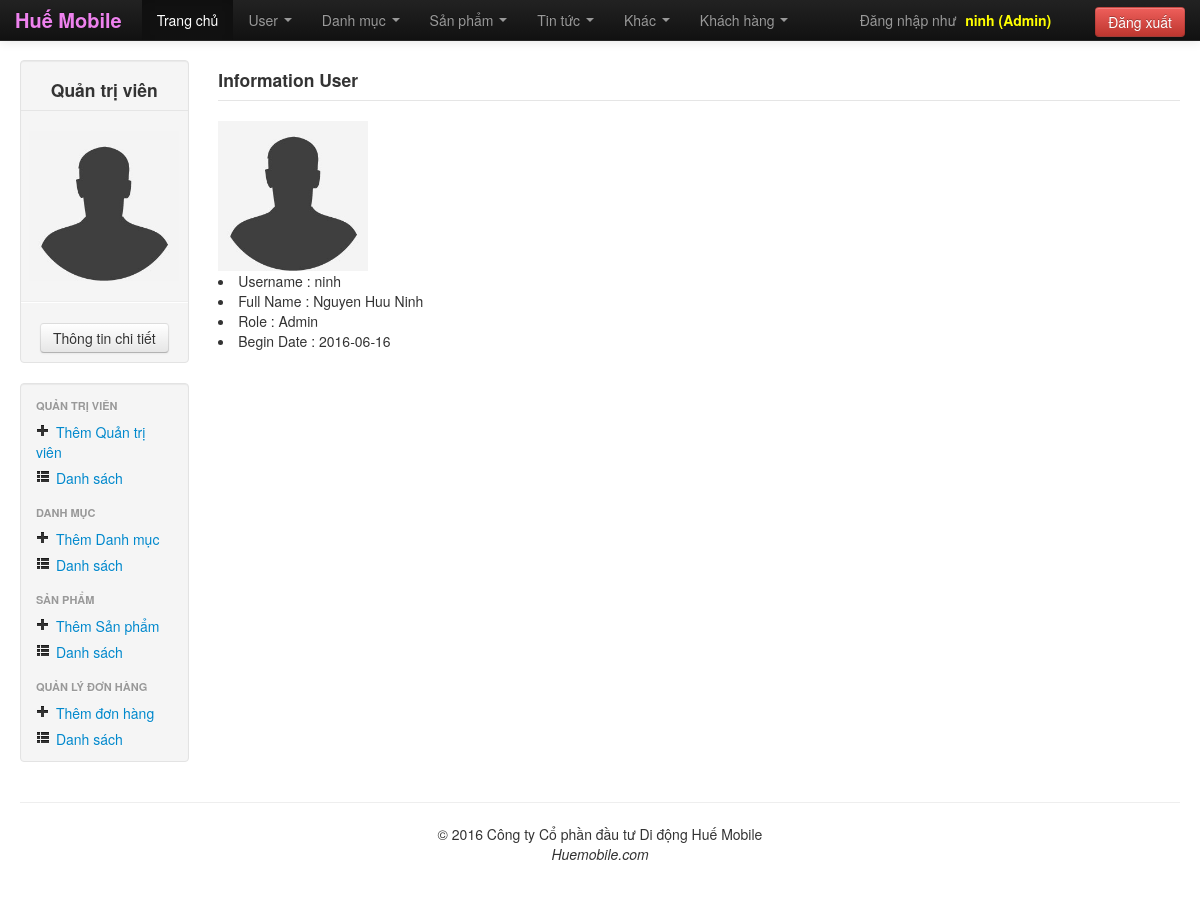
The app's page /admin/userRead.php (signed in) with its own data.
### tables this page shows
CREATE TABLE `user` (
  `id` int(11) NOT NULL,
  `username` varchar(200) NOT NULL,
  `password` varchar(200) NOT NULL,
  `fullName` varchar(200) NOT NULL,
  `genders` tinyint(1) NOT NULL,
  `role` varchar(10) NOT NULL,
  `phone` varchar(12) NOT NULL,
  `email` varchar(200) NOT NULL,
  `address` varchar(500) NOT NULL,
  `birthday` date NOT NULL,
  `atm` varchar(20) NOT NULL,
  `beginDate` date NOT NULL,
  `status` varchar(200) NOT NULL
);

CREATE TABLE `role` (
  `id` int(11) NOT NULL,
  `name` varchar(50) NOT NULL,
  `keyword` varchar(50) NOT NULL,
  `description` text NOT NULL
);

### admin/userRead.php (the view, shortened to what this page needs)
<!DOCTYPE html>
<html lang="en">
<head>
    <?php include 'include/css_js_head.php'; ?>
</head>
<body>
  	<?php include 'include/header.php'; ?>
  	<div class="container-fluid">
      	<div class="row-fluid">
        	<?php include'include/menu_left.php'; ?>
        	<div class="span10">
        		<div>
            <legend><h4>Information User</h4></legend>
            <?php
              $id = $data['id'];
              $conn=Database::connect();
              $sql="SELECT user.id, user.username, user.fullName, user.beginDate, role.name, role.keyword FROM user INNER JOIN role ON user.role=role.id WHERE user.id='$id'";
              $results = mysqli_query($conn, $sql);
              if ($results->num_rows > 0) {
                $userinfo = $results->fetch_array();
              }
            ?>
              <div>
                <img src="../assets/img/avatar.jpg" height="150px" width="150px">
              </div>
              <div>
                <li> Username : <?php echo $userinfo['username']; ?></li>
                <li> Full Name : <?php echo $userinfo['fullName']; ?></li>
                <li> Role : <?php echo $userinfo['name']; ?></li>
                <li> Begin Date : <?php echo $userinfo['beginDate']; ?></li>
              </div>
            </div>
        	</div>
      	</div>
      <hr>
  	<?php include 'include/footer.php'; ?>
  </div>
</body>
</html>

### admin/include/css_js_head.php (style rules this page uses)
body { padding-top: 60px; padding-bottom: 40px; }

### records on screen
user: username "ninh", fullName "Nguyen Huu Ninh", role.name "Admin", beginDate "2016-06-16"

### other values on screen
$data['username'] "ninh"
$data['name'] "Admin"
